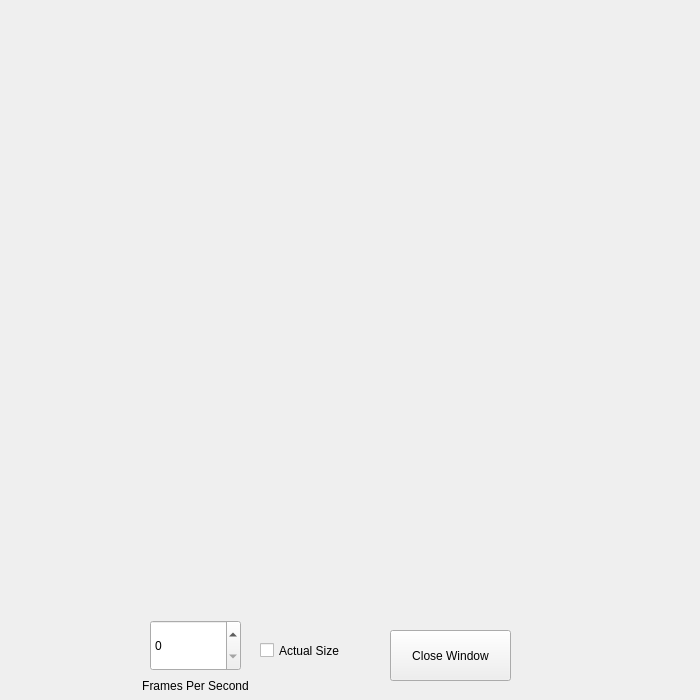
<?xml version="1.0" encoding="UTF-8"?>
<ui version="4.0">
 <class>PreviewForm</class>
 <widget class="QWidget" name="PreviewForm">
  <property name="geometry">
   <rect>
    <x>0</x>
    <y>0</y>
    <width>700</width>
    <height>700</height>
   </rect>
  </property>
  <property name="windowTitle">
   <string>Form</string>
  </property>
  <widget class="QPushButton" name="CloseWindow">
   <property name="geometry">
    <rect>
     <x>390</x>
     <y>630</y>
     <width>121</width>
     <height>51</height>
    </rect>
   </property>
   <property name="text">
    <string>Close Window</string>
   </property>
  </widget>
  <widget class="QLabel" name="spriteLabel">
   <property name="geometry">
    <rect>
     <x>50</x>
     <y>20</y>
     <width>600</width>
     <height>600</height>
    </rect>
   </property>
   <property name="text">
    <string/>
   </property>
  </widget>
  <widget class="QSpinBox" name="spinBox">
   <property name="geometry">
    <rect>
     <x>150</x>
     <y>620</y>
     <width>91</width>
     <height>51</height>
    </rect>
   </property>
   <property name="maximum">
    <number>10</number>
   </property>
   <property name="singleStep">
    <number>1</number>
   </property>
  </widget>
  <widget class="QLabel" name="FPSLabel">
   <property name="geometry">
    <rect>
     <x>130</x>
     <y>670</y>
     <width>131</width>
     <height>31</height>
    </rect>
   </property>
   <property name="layoutDirection">
    <enum>Qt::LeftToRight</enum>
   </property>
   <property name="text">
    <string>Frames Per Second</string>
   </property>
   <property name="alignment">
    <set>Qt::AlignCenter</set>
   </property>
  </widget>
  <widget class="QCheckBox" name="actualSizeCheckBox">
   <property name="geometry">
    <rect>
     <x>260</x>
     <y>630</y>
     <width>111</width>
     <height>41</height>
    </rect>
   </property>
   <property name="text">
    <string>Actual Size</string>
   </property>
  </widget>
 </widget>
 <resources/>
 <connections/>
</ui>
